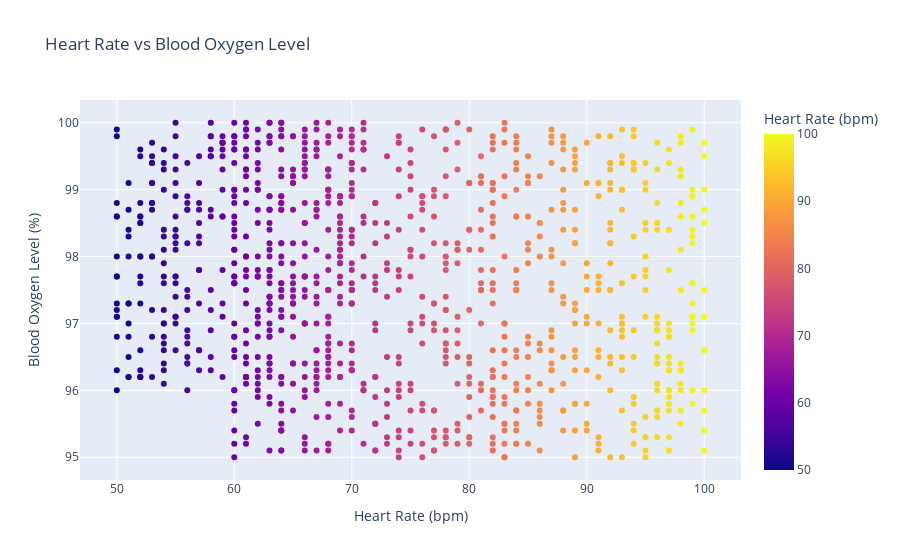

Source (notebook cell):
### Code cell
# 3. Interactive Visualization: Heart Rate vs. Blood Oxygen Level Scatter Plot
fig1 = px.scatter(df, x='heartrate', y='blood_oxygen_level', 
                  color='heartrate',  # Using heartrate itself for color coding
                  title="Heart Rate vs Blood Oxygen Level",
                  labels={"heartrate": "Heart Rate (bpm)", "blood_oxygen_level": "Blood Oxygen Level (%)"},
                  hover_data={'datetime': "|%B %d, %Y %H:%M:%S"})

fig1.show()

### Figure 1 — Plotly figure (JSON) as saved in the notebook; plotly's stock layout.template omitted (floating-point values rounded to 4 significant figures; data arrays with more than 128 entries replaced by an {"elided": "..."} marker saying what was removed)
{"data": [{"customdata": {"elided": "1000x1 str values"}, "hovertemplate": "Heart Rate (bpm)=%{marker.color}<br>Blood Oxygen Level (%)=%{y}<br>datetime=%{customdata[0]|%B %d, %Y %H:%M:%S}<extra></extra>", "legendgroup": "", "marker": {"color": {"elided": "1000 int values"}, "coloraxis": "coloraxis", "symbol": "circle"}, "mode": "markers", "name": "", "orientation": "v", "showlegend": false, "type": "scatter", "x": {"elided": "1000 int values"}, "xaxis": "x", "y": {"elided": "1000 float values"}, "yaxis": "y"}], "layout": {"coloraxis": {"colorbar": {"title": {"text": "Heart Rate (bpm)"}}, "colorscale": [[0, "#0d0887"], [0.1111, "#46039f"], [0.2222, "#7201a8"], [0.3333, "#9c179e"], [0.4444, "#bd3786"], [0.5556, "#d8576b"], [0.6667, "#ed7953"], [0.7778, "#fb9f3a"], [0.8889, "#fdca26"], [1, "#f0f921"]]}, "legend": {"tracegroupgap": 0}, "title": {"text": "Heart Rate vs Blood Oxygen Level"}, "xaxis": {"anchor": "y", "domain": [0, 1], "title": {"text": "Heart Rate (bpm)"}}, "yaxis": {"anchor": "x", "domain": [0, 1], "title": {"text": "Blood Oxygen Level (%)"}}}}
